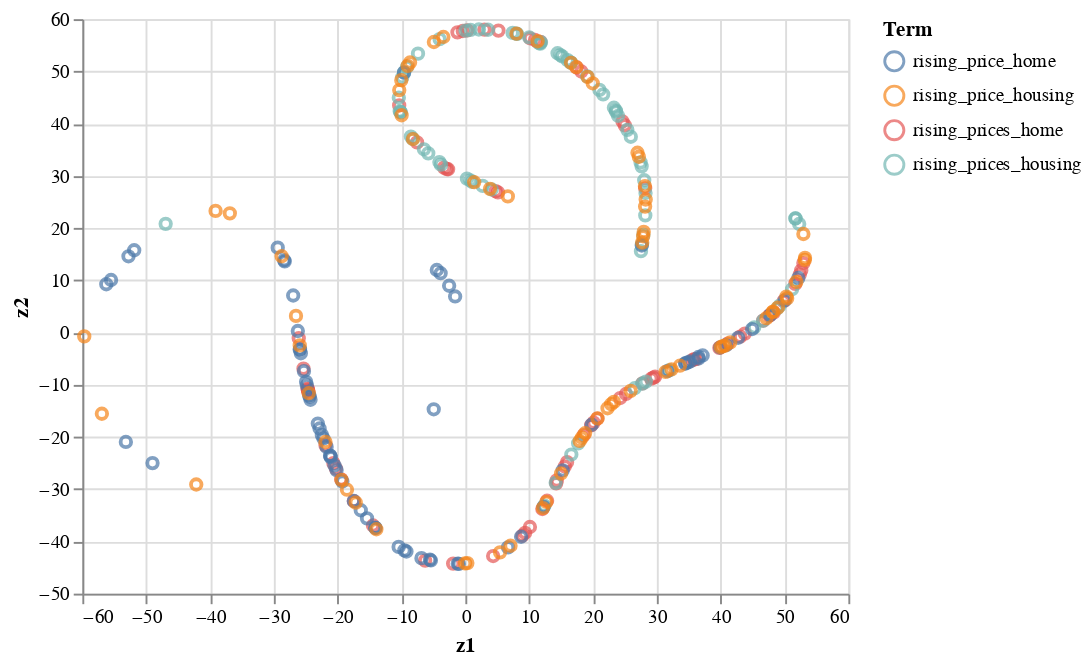

Notebook source saved alongside this figure:
### Code cell
alt.Chart(df_prices_house).mark_point().encode(
    x = 'z1',
    y = 'z2',
    color = alt.Color('Topic:N', title = 'Term') # the person in the photo
)

### Figure 1 — Vega-Lite specification as saved in the notebook (floating-point values rounded to 4 significant figures; data arrays with more than 128 entries replaced by an {"elided": "..."} marker saying what was removed)
{"config": {"view": {"continuousWidth": 400, "continuousHeight": 300}}, "data": {"name": "data-624eef73386d9a940bc34af82560644a"}, "mark": "point", "encoding": {"color": {"type": "nominal", "field": "Topic", "title": "Term"}, "x": {"type": "quantitative", "field": "z1"}, "y": {"type": "quantitative", "field": "z2"}}, "$schema": "https://vega.github.io/schema/vega-lite/v4.8.1.json", "datasets": {"data-624eef73386d9a940bc34af82560644a": {"elided": "284 records"}}}
